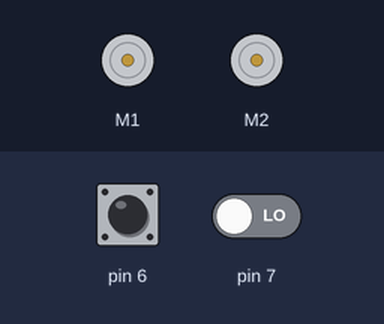
Bench run of a sketch on a simulated Arduino Uno, built with avr-gcc and run on an emulated ATmega328P. On the bench: 2 × DC motor (green arrow = forward, orange = backward, longer = faster). The test bench sets the inputs (shaded band); at power-on: pin 6 LOW, pin 7 LOW. What the sketch prints to the serial monitor is not drawn.

Above: at 1.2 s.
1.3 s: pin 6 driven HIGH and pin 7 driven HIGH
At 2.4 s:
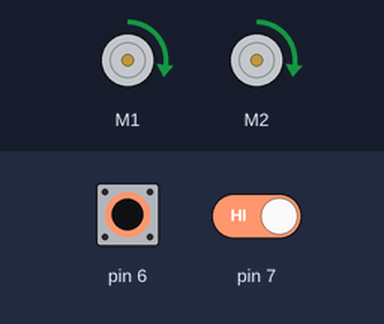
3.1 s: pin 6 driven LOW
At 4.2 s:
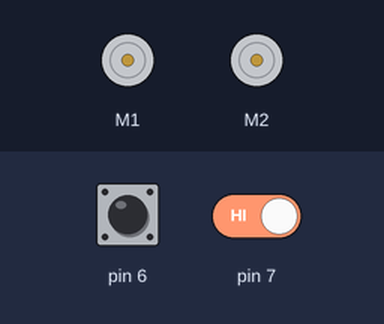
6.1 s: pin 6 driven HIGH
At 7.5 s:
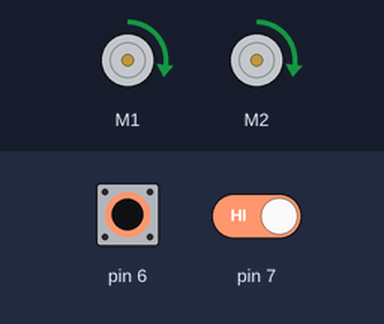
9.1 s: pin 7 driven LOW
At 10.0 s:
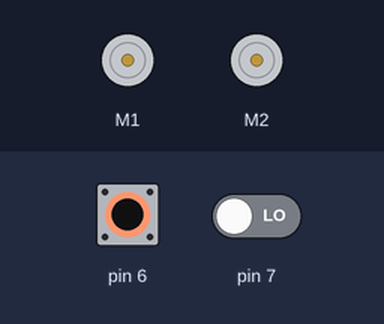
12.1 s: pin 7 driven HIGH
At 13.6 s:
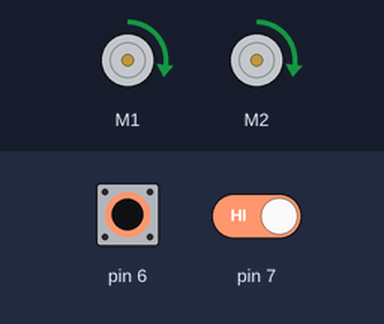
15.1 s: pin 6 pulsed LOW 5 times (0.12 s each, 0.3 s apart)
Timing chart, 0 to 19.1 s (numbered marks = the images above; inputs shaded):
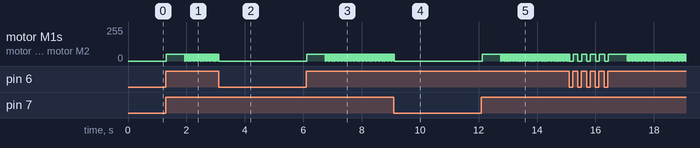

The sketch:

DCMotorTest.ino
```cpp
/*
This is a test sketch for the Adafruit assembled Motor Shield for Arduino v2
It won't work with v1.x motor shields! Only for the v2's with built in PWM
control

For use with the Adafruit Motor Shield v2
---->	http://www.adafruit.com/products/1438
*/

#include <Wire.h>
#include <Adafruit_MotorShield.h>
#include "utility/Adafruit_PWMServoDriver.h"

// Create the motor shield object with the default I2C address
Adafruit_MotorShield AFMS = Adafruit_MotorShield();
// Or, create it with a different I2C address (say for stacking)
// Adafruit_MotorShield AFMS = Adafruit_MotorShield(0x61);

// Select which 'port' M1, M2, M3 or M4. In this case, M1
Adafruit_DCMotor *myMotor1 = AFMS.getMotor(1);
Adafruit_DCMotor *myMotor2 = AFMS.getMotor(2);
// You can also make another motor on port M2
//Adafruit_DCMotor *myOtherMotor = AFMS.getMotor(2);

void setup() {
  Serial.begin(9600);           // set up Serial library at 9600 bps
  Serial.println("Adafruit Motorshield v2 - DC Motor test!");
  //Input
  pinMode(6,INPUT);
  pinMode(7,INPUT);

  AFMS.begin();  // create with the default frequency 1.6KHz
  //AFMS.begin(1000);  // OR with a different frequency, say 1KHz

  // Set the speed to start, from 0 (off) to 255 (max speed)
  myMotor1->setSpeed(150);
  myMotor1->run(FORWARD);
  // turn on motor
  myMotor1->run(RELEASE);

  //Motor2
  myMotor2->setSpeed(150);
  myMotor2->run(FORWARD);
  // turn on motor
  myMotor2->run(RELEASE);
}

void loop() {
  uint8_t i;
  int sensorVal1 = digitalRead(6);
  int sensorVal2 = digitalRead(7);

  Serial.print("tick");
  if(sensorVal1 == HIGH && sensorVal2 == HIGH){
    Serial.print("input high");
    myMotor1->run(FORWARD);
    myMotor2->run(FORWARD);
    myMotor1->setSpeed(50);
    myMotor2->setSpeed(50);
    delay(10);
    myMotor1->run(RELEASE);
    myMotor2->run(RELEASE);
    delay(10);
  }
  else
  {
    Serial.print("no input");
    myMotor1->run(FORWARD);
    myMotor2->run(FORWARD);
    myMotor1->setSpeed(0);
    myMotor2->setSpeed(0);
    delay(10);
    myMotor1->run(RELEASE);
    myMotor2->run(RELEASE);
    delay(10);
  }


}
```

Measured:
- after the input at 1.3 s, motor M1, motor M2: stopped → forward 50/255 at once, then repeats every 0.06 s: stopped 0.01 s, forward 50/255 0.05 s
- after the input at 3.1 s, motor M1, motor M2: goes on until 3.1 s, then stays stopped
- after the input at 6.1 s, motor M1, motor M2: stopped → forward 50/255 at once, then repeats every 0.06 s: stopped 0.01 s, forward 50/255 0.05 s
- after the input at 9.1 s, motor M1, motor M2: goes on until 9.1 s, then stays stopped
- after the input at 12.1 s, motor M1, motor M2: stopped → forward 50/255 at once, then repeats every 0.06 s: stopped 0.01 s, forward 50/255 0.05 s
